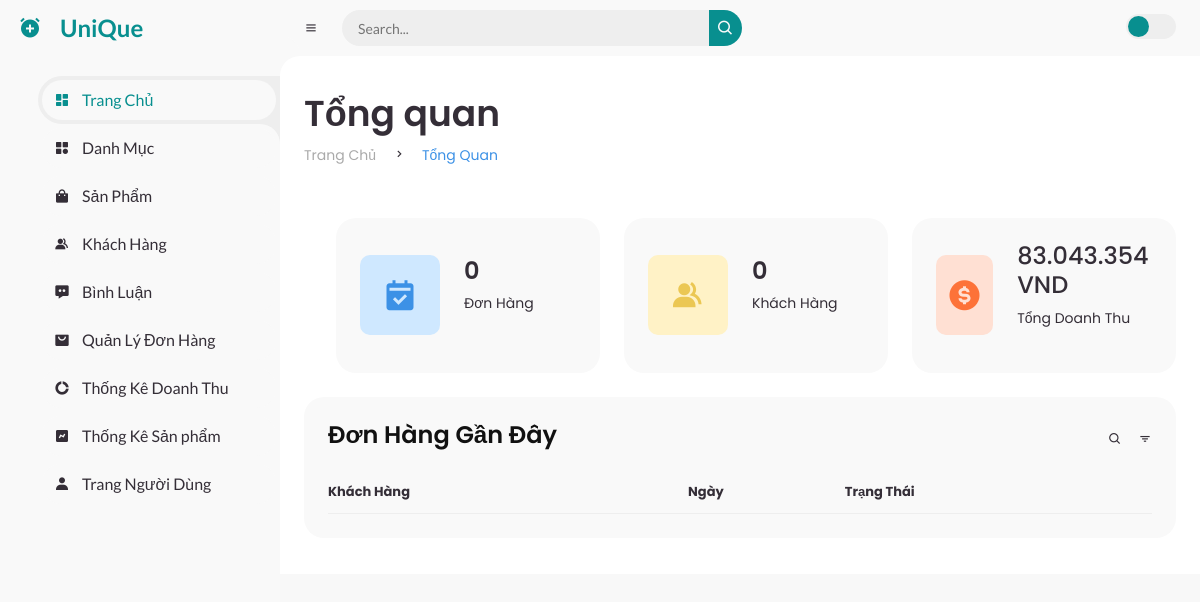
The app's page /admin/index.php?act=home, older data.
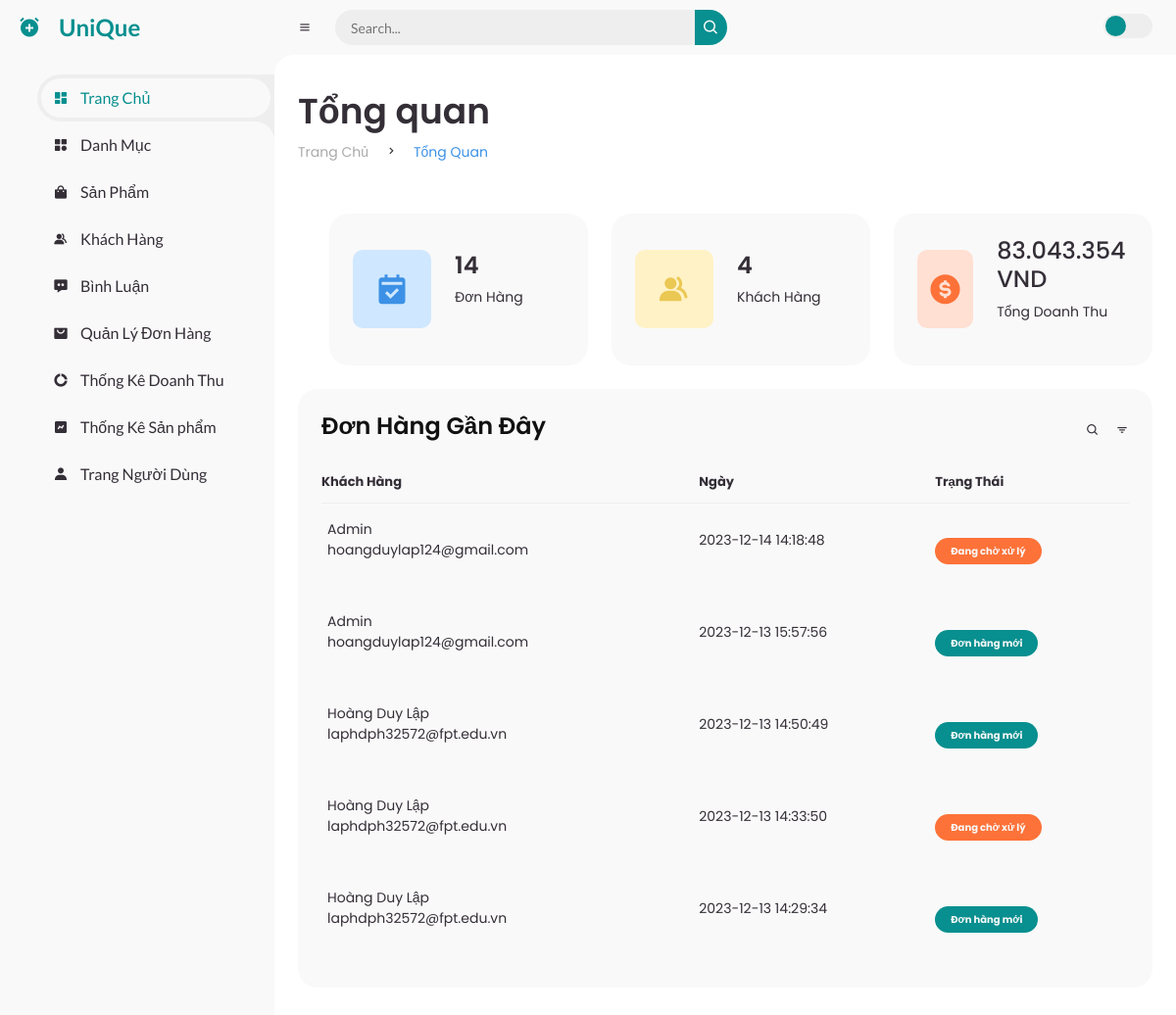
The same page, newer data.
### tables this page shows
CREATE TABLE `bill` (
  `id_bill` int(11) NOT NULL,
  `id_user` int(11) DEFAULT NULL,
  `name` varchar(100) NOT NULL,
  `tel` int(11) NOT NULL,
  `email` varchar(100) NOT NULL,
  `address` varchar(100) NOT NULL,
  `date` datetime NOT NULL DEFAULT current_timestamp(),
  `payment` tinyint(4) NOT NULL DEFAULT 1 COMMENT '1.Thanh toán khi nhận hàng ',
  `bill_startus` tinyint(4) NOT NULL DEFAULT 0 COMMENT '4.Đơn hàng mới ,\r\n0.Đang xử lí ,\r\n1.Đang giao hàng, \r\n2.Đã giao hàng ',
  `total` int(11) NOT NULL DEFAULT 0
);

### Models/connect.php (called while the page is built, shortened)
<?php
function pdo_get_connection(){
    $servername = "localhost";
    $username = "root";
    $password = "";
    try {
    $conn = new PDO("mysql:host=$servername;dbname=duan1", $username, $password);
    $conn->setAttribute(PDO::ATTR_ERRMODE, PDO::ERRMODE_EXCEPTION);
    return $conn;
    } catch(PDOException $e) {
    echo "Kết nối thất bại: " . $e->getMessage();
    }
}
function pdo_query($sql, ...$sql_args) {
    try {
        $conn = Pdo_get_connection();
        $stmt = $conn->prepare($sql);
        $stmt->execute($sql_args);
        return $stmt->fetchAll();
    } catch (PDOException $e) {
        throw $e;
    } finally {
        unset($conn);
    }
}
?>

### Models/cart.php (called while the page is built, shortened)
<?php
function loadAll_bill_home($id_User) {
    $sql = "select * from bill where 1";
    $sql .= " order by id_bill desc";
    $sql .= " limit 0,5";
    return pdo_query($sql);
}
function get_ttdh($l) {
    switch($l) {
        case '0':
            return "Đơn hàng mới ";
        case '1':
            return "Đang chờ xử lý";
    }
}
function count_bill() {
    $sql = "SELECT COUNT(*) AS 'count'
    FROM bill";
    return pdo_query($sql);
}
?>

### Models/account.php (called while the page is built, shortened)
<?php
function count_account()
{
    $sql = "SELECT COUNT(*) AS 'count'
        FROM users";
    return pdo_query($sql);
}
?>

### admin/home/home.php (the view)
<main>
	<div class="head-title">
		<div class="left">
			<h1>Tổng quan</h1>
			<ul class="breadcrumb">
				<li>
					<a href="#">Trang Chủ</a>
				</li>
				<li><i class='bx bx-chevron-right'></i></li>
				<li>
					<a class="active" href="#">Tổng Quan </a>
				</li>
			</ul>
		</div>
	</div>
	<ul class="box-info">
		<li>
			<i class='bx bxs-calendar-check'></i>
			<span class="text">
				<?php foreach ($count_bill as $key => $bill):
					extract($bill);
					?>
					<h3>
						<?= $bill['count'] ?>
					</h3>
				<?php endforeach; ?>
				<p>Đơn Hàng</p>
			</span>
		</li>
		<li>
			<i class='bx bxs-group'></i>
			<span class="text">
				<?php foreach ($count_account as $key => $ac):
					extract($ac);
					?>
					<h3>
						<?= $ac['count'] ?>
					</h3>
				<?php endforeach; ?>
				<p>Khách Hàng</p>
			</span>
		</li>
		<li>
			<i class='bx bxs-dollar-circle'></i>
			<span class="text">
			<h3> <strong>83.043.354 VND</strong>
			</h3>
				<p>Tổng Doanh Thu</p>
			</span>
		</li>
	</ul>
	<div class="table-data">
		<div class="order">
			<div class="head">
				<h3>Đơn Hàng Gần Đây </h3>
				<i class='bx bx-search'></i>
				<i class='bx bx-filter'></i>
			</div>
			<table>
				<thead>
					<tr>
						<th>Khách Hàng</th>
						<th>Ngày</th>
						<th>Trạng Thái</th>
					</tr>
				</thead>
				<tbody>
					<?php foreach ($loadAll_bill_home as $key => $bill):
						extract($bill);
						$kh = $bill["name"] . '<br>
                    	' . $bill["email"];
						$trangthaidh = get_ttdh($bill["bill_startus"]);
						?>
						<tr>
							<td>
								<p>
									<?= $kh ?>
								</p>
							</td>
							<td>
								<p>
									<?= $bill["date"] ?>
								</p>
							</td>
							<td>
								<span class=" <?php
								if ($bill["bill_startus"] == 0) {
									echo 'status completed';
								} elseif ($bill["bill_startus"] == 1) {
									echo 'status pending';
								} elseif ($bill["bill_startus"] == 2) {
									echo 'status cancel';
								} elseif ($bill["bill_startus"] == 3) {
									echo 'status process';
								} elseif ($bill["bill_startus"] == 4) {
									echo 'status bluecheck';
								} ?>">
									<?= $trangthaidh ?>
								</span>
							</td>
						</tr>
					<?php endforeach; ?>
				</tbody>
			</table>
		</div>
	</div>
</main>

Row changes from the older to the newer data that the page shows:
added bill: name "Admin", email "hoangduylap124@gmail.com", date "2023-12-14 14:18:48", bill_startus "Đang chờ xử lý"
added bill: name "Admin", email "hoangduylap124@gmail.com", date "2023-12-13 15:57:56", bill_startus "Đơn hàng mới"
added bill: name "Hoàng Duy Lập", email "laphdph32572@fpt.edu.vn", date "2023-12-13 14:50:49", bill_startus "Đơn hàng mới"
added bill: name "Hoàng Duy Lập", email "laphdph32572@fpt.edu.vn", date "2023-12-13 14:33:50", bill_startus "Đang chờ xử lý"
added bill: name "Hoàng Duy Lập", email "laphdph32572@fpt.edu.vn", date "2023-12-13 14:29:34", bill_startus "Đơn hàng mới"
Text that changed along with them:
new list line: "14"
new list line: "4"
list line gone: "0"
